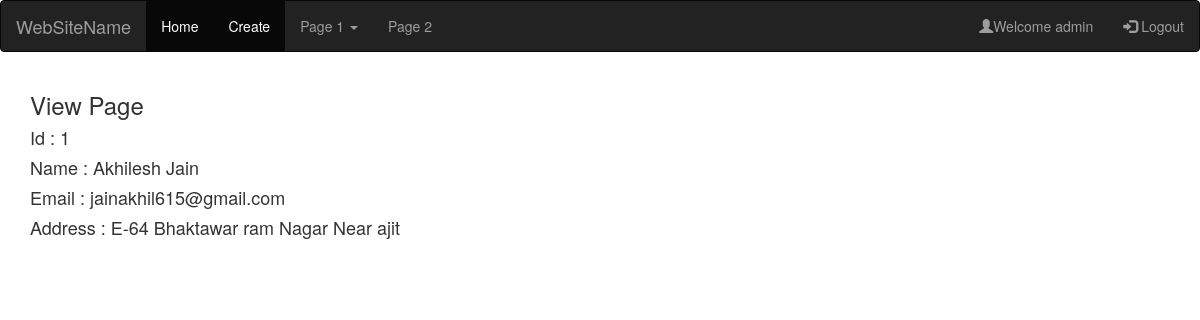
The app's page /crud/view?id=1 (signed in) with its own data.
### testapp/models.py (models this page shows)
class Employee(models.Model):
    emp_name = models.CharField(max_length=100)
    emp_email = models.EmailField(unique=True)
    emp_address = models.CharField(max_length=250)
    class Meta:
        db_table = 'employee'

### crud/views.py (the view)
def view(req):
    id = req.GET['id']
    data = Employee.objects.get(id=id)
    return render(req, 'crud/view.html',{'data':data})

### crud/templates/crud/view.html (shortened to what this page needs)
{% extends 'header.html' %}
{% block content %}
{% load crispy_forms_tags %}
<h3>View Page </h3>
<h4>Id : {{ data.id }}</h4>
<h4>Name : {{ data.emp_name }}</h4>
<h4>Email : {{ data.emp_email }}</h4>
<h4>Address : {{ data.emp_address }}</h4>
{% endblock %}

### testapp/templates/header.html (shortened to what this page needs)
<!DOCTYPE html>
<html lang="en">
<head>
    <link rel="stylesheet" href="https://maxcdn.bootstrapcdn.com/bootstrap/3.4.0/css/bootstrap.min.css">
</head>
<body>
<nav class="navbar navbar-inverse">
    <div class="container-fluid">
        <div class="navbar-header">
            <a class="navbar-brand" href="#">WebSiteName</a>
        </div>
        <ul class="nav navbar-nav">
            <li class="active"><a href="index">Home</a></li>
            <li class="active"><a href="create">Create</a></li>
            <li class="dropdown"><a class="dropdown-toggle" data-toggle="dropdown" href="#">Page 1 <span
                    class="caret"></span></a>
            </li>
            <li><a href="#">Page 2</a></li>
        </ul>
        <ul class="nav navbar-nav navbar-right">
            {% if request.user.username %}
            <li><a href="#"><span class="glyphicon glyphicon-user"></span>Welcome {{ request.user.username }} </a></li>
            <li><a href="/logout"><span class="glyphicon glyphicon-log-in"></span> Logout </a></li>
            {% else %}
            <li><a href="/signup"><span class="glyphicon glyphicon-user"></span> Sign Up</a></li>
            <li><a href="/signin"><span class="glyphicon glyphicon-log-in"></span> Login</a></li>
            {% endif %}
        </ul>
    </div>
</nav>
<div class="container">
    {% block content %}
    {% endblock %}
</div>
</body>
</html>

### records on screen
Employee: id "1", emp_name "Akhilesh Jain", emp_email "jainakhil615@gmail.com", emp_address "E-64 Bhaktawar ram Nagar Near ajit"

### other values on screen
{{ request.user.username }} "admin"
